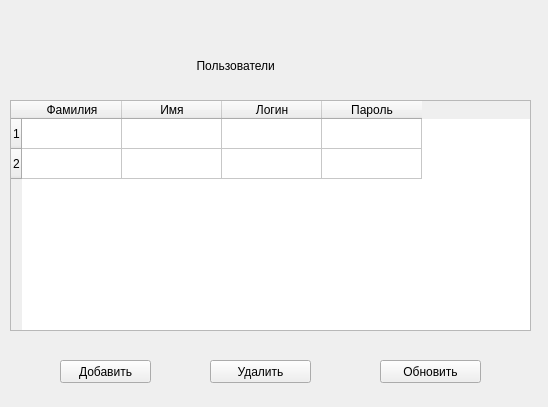
<?xml version="1.0" encoding="UTF-8"?>
<ui version="4.0">
 <class>Form</class>
 <widget class="QWidget" name="Form">
  <property name="geometry">
   <rect>
    <x>0</x>
    <y>0</y>
    <width>548</width>
    <height>407</height>
   </rect>
  </property>
  <property name="windowTitle">
   <string>Form</string>
  </property>
  <widget class="QTableWidget" name="tableWidget">
   <property name="geometry">
    <rect>
     <x>10</x>
     <y>100</y>
     <width>521</width>
     <height>231</height>
    </rect>
   </property>
   <row>
    <property name="text">
     <string>1</string>
    </property>
   </row>
   <row>
    <property name="text">
     <string>2</string>
    </property>
   </row>
   <column>
    <property name="text">
     <string>Фамилия</string>
    </property>
   </column>
   <column>
    <property name="text">
     <string>Имя</string>
    </property>
   </column>
   <column>
    <property name="text">
     <string>Логин</string>
    </property>
   </column>
   <column>
    <property name="text">
     <string>Пароль</string>
    </property>
   </column>
  </widget>
  <widget class="QPushButton" name="knopka_add">
   <property name="geometry">
    <rect>
     <x>60</x>
     <y>360</y>
     <width>91</width>
     <height>23</height>
    </rect>
   </property>
   <property name="text">
    <string>Добавить</string>
   </property>
  </widget>
  <widget class="QPushButton" name="knopka_delete">
   <property name="geometry">
    <rect>
     <x>210</x>
     <y>360</y>
     <width>101</width>
     <height>23</height>
    </rect>
   </property>
   <property name="text">
    <string>Удалить</string>
   </property>
  </widget>
  <widget class="QPushButton" name="knopka_upd">
   <property name="geometry">
    <rect>
     <x>380</x>
     <y>360</y>
     <width>101</width>
     <height>23</height>
    </rect>
   </property>
   <property name="text">
    <string>Обновить</string>
   </property>
  </widget>
  <widget class="QLabel" name="label">
   <property name="geometry">
    <rect>
     <x>150</x>
     <y>50</y>
     <width>221</width>
     <height>31</height>
    </rect>
   </property>
   <property name="mouseTracking">
    <bool>false</bool>
   </property>
   <property name="tabletTracking">
    <bool>false</bool>
   </property>
   <property name="styleSheet">
    <string notr="true">font: 75 16pt &quot;Times New Roman&quot;;</string>
   </property>
   <property name="text">
    <string>              Пользователи</string>
   </property>
  </widget>
 </widget>
 <resources/>
 <connections/>
</ui>
